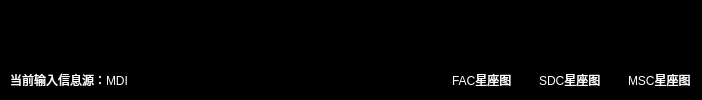
     <widget class="QFrame" name="FrameMainDisplay">
      <property name="sizePolicy">
       <sizepolicy hsizetype="Minimum" vsizetype="Minimum">
        <horstretch>0</horstretch>
        <verstretch>0</verstretch>
       </sizepolicy>
      </property>
      <property name="minimumSize">
       <size>
        <width>600</width>
        <height>0</height>
       </size>
      </property>
      <property name="palette">
       <palette>
        <active>
         <colorrole role="WindowText">
          <brush brushstyle="SolidPattern">
           <color alpha="255">
            <red>255</red>
            <green>0</green>
            <blue>0</blue>
           </color>
          </brush>
         </colorrole>
         <colorrole role="Button">
          <brush brushstyle="SolidPattern">
           <color alpha="255">
            <red>0</red>
            <green>0</green>
            <blue>0</blue>
           </color>
          </brush>
         </colorrole>
         <colorrole role="Light">
          <brush brushstyle="SolidPattern">
           <color alpha="255">
            <red>255</red>
            <green>127</green>
            <blue>127</blue>
           </color>
          </brush>
         </colorrole>
         <colorrole role="Midlight">
          <brush brushstyle="SolidPattern">
           <color alpha="255">
            <red>255</red>
            <green>63</green>
            <blue>63</blue>
           </color>
          </brush>
         </colorrole>
         <colorrole role="Dark">
          <brush brushstyle="SolidPattern">
           <color alpha="255">
            <red>127</red>
            <green>0</green>
            <blue>0</blue>
           </color>
          </brush>
         </colorrole>
         <colorrole role="Mid">
          <brush brushstyle="SolidPattern">
           <color alpha="255">
            <red>170</red>
            <green>0</green>
            <blue>0</blue>
           </color>
          </brush>
         </colorrole>
         <colorrole role="Text">
          <brush brushstyle="SolidPattern">
           <color alpha="255">
            <red>0</red>
            <green>0</green>
            <blue>0</blue>
           </color>
          </brush>
         </colorrole>
         <colorrole role="BrightText">
          <brush brushstyle="SolidPattern">
           <color alpha="255">
            <red>255</red>
            <green>255</green>
            <blue>255</blue>
           </color>
          </brush>
         </colorrole>
         <colorrole role="ButtonText">
          <brush brushstyle="SolidPattern">
           <color alpha="255">
            <red>0</red>
            <green>0</green>
            <blue>0</blue>
           </color>
          </brush>
         </colorrole>
         <colorrole role="Base">
          <brush brushstyle="SolidPattern">
           <color alpha="255">
            <red>0</red>
            <green>0</green>
            <blue>0</blue>
           </color>
          </brush>
         </colorrole>
         <colorrole role="Window">
          <brush brushstyle="SolidPattern">
           <color alpha="255">
            <red>0</red>
            <green>0</green>
            <blue>0</blue>
           </color>
          </brush>
         </colorrole>
         <colorrole role="Shadow">
          <brush brushstyle="SolidPattern">
           <color alpha="255">
            <red>0</red>
            <green>0</green>
            <blue>0</blue>
           </color>
          </brush>
         </colorrole>
         <colorrole role="Highlight">
          <brush brushstyle="SolidPattern">
           <color alpha="255">
            <red>0</red>
            <green>0</green>
            <blue>128</blue>
           </color>
          </brush>
         </colorrole>
         <colorrole role="HighlightedText">
          <brush brushstyle="SolidPattern">
           <color alpha="255">
            <red>255</red>
            <green>255</green>
            <blue>255</blue>
           </color>
          </brush>
         </colorrole>
         <colorrole role="AlternateBase">
          <brush brushstyle="SolidPattern">
           <color alpha="255">
            <red>0</red>
            <green>0</green>
            <blue>0</blue>
           </color>
          </brush>
         </colorrole>
         <colorrole role="PlaceholderText">
          <brush brushstyle="NoBrush">
           <color alpha="128">
            <red>0</red>
            <green>0</green>
            <blue>0</blue>
           </color>
          </brush>
         </colorrole>
        </active>
        <inactive>
         <colorrole role="WindowText">
          <brush brushstyle="SolidPattern">
           <color alpha="255">
            <red>255</red>
            <green>0</green>
            <blue>0</blue>
           </color>
          </brush>
         </colorrole>
         <colorrole role="Button">
          <brush brushstyle="SolidPattern">
           <color alpha="255">
            <red>0</red>
            <green>0</green>
            <blue>0</blue>
           </color>
          </brush>
         </colorrole>
         <colorrole role="Light">
          <brush brushstyle="SolidPattern">
           <color alpha="255">
            <red>255</red>
            <green>127</green>
            <blue>127</blue>
           </color>
          </brush>
         </colorrole>
         <colorrole role="Midlight">
          <brush brushstyle="SolidPattern">
           <color alpha="255">
            <red>255</red>
            <green>38</green>
            <blue>38</blue>
           </color>
          </brush>
         </colorrole>
         <colorrole role="Dark">
          <brush brushstyle="SolidPattern">
           <color alpha="255">
            <red>127</red>
            <green>0</green>
            <blue>0</blue>
           </color>
          </brush>
         </colorrole>
         <colorrole role="Mid">
          <brush brushstyle="SolidPattern">
           <color alpha="255">
            <red>170</red>
            <green>0</green>
            <blue>0</blue>
           </color>
          </brush>
         </colorrole>
         <colorrole role="Text">
          <brush brushstyle="SolidPattern">
           <color alpha="255">
            <red>0</red>
            <green>0</green>
            <blue>0</blue>
           </color>
          </brush>
         </colorrole>
         <colorrole role="BrightText">
          <brush brushstyle="SolidPattern">
           <color alpha="255">
            <red>255</red>
            <green>255</green>
            <blue>255</blue>
           </color>
          </brush>
         </colorrole>
         <colorrole role="ButtonText">
          <brush brushstyle="SolidPattern">
           <color alpha="255">
            <red>0</red>
            <green>0</green>
            <blue>0</blue>
           </color>
          </brush>
         </colorrole>
         <colorrole role="Base">
          <brush brushstyle="SolidPattern">
           <color alpha="255">
            <red>0</red>
            <green>0</green>
            <blue>0</blue>
           </color>
          </brush>
         </colorrole>
         <colorrole role="Window">
          <brush brushstyle="SolidPattern">
           <color alpha="255">
            <red>0</red>
            <green>0</green>
            <blue>0</blue>
           </color>
          </brush>
         </colorrole>
         <colorrole role="Shadow">
          <brush brushstyle="SolidPattern">
           <color alpha="255">
            <red>0</red>
            <green>0</green>
            <blue>0</blue>
           </color>
          </brush>
         </colorrole>
         <colorrole role="Highlight">
          <brush brushstyle="SolidPattern">
           <color alpha="255">
            <red>0</red>
            <green>0</green>
            <blue>128</blue>
           </color>
          </brush>
         </colorrole>
         <colorrole role="HighlightedText">
          <brush brushstyle="SolidPattern">
           <color alpha="255">
            <red>255</red>
            <green>255</green>
            <blue>255</blue>
           </color>
          </brush>
         </colorrole>
         <colorrole role="AlternateBase">
          <brush brushstyle="SolidPattern">
           <color alpha="255">
            <red>0</red>
            <green>0</green>
            <blue>0</blue>
           </color>
          </brush>
         </colorrole>
         <colorrole role="PlaceholderText">
          <brush brushstyle="NoBrush">
           <color alpha="128">
            <red>0</red>
            <green>0</green>
            <blue>0</blue>
           </color>
          </brush>
         </colorrole>
        </inactive>
        <disabled>
         <colorrole role="WindowText">
          <brush brushstyle="SolidPattern">
           <color alpha="255">
            <red>128</red>
            <green>128</green>
            <blue>128</blue>
           </color>
          </brush>
         </colorrole>
         <colorrole role="Button">
          <brush brushstyle="SolidPattern">
           <color alpha="255">
            <red>0</red>
            <green>0</green>
            <blue>0</blue>
           </color>
          </brush>
         </colorrole>
         <colorrole role="Light">
          <brush brushstyle="SolidPattern">
           <color alpha="255">
            <red>255</red>
            <green>127</green>
            <blue>127</blue>
           </color>
          </brush>
         </colorrole>
         <colorrole role="Midlight">
          <brush brushstyle="SolidPattern">
           <color alpha="255">
            <red>255</red>
            <green>38</green>
            <blue>38</blue>
           </color>
          </brush>
         </colorrole>
         <colorrole role="Dark">
          <brush brushstyle="SolidPattern">
           <color alpha="255">
            <red>127</red>
            <green>0</green>
            <blue>0</blue>
           </color>
          </brush>
         </colorrole>
         <colorrole role="Mid">
          <brush brushstyle="SolidPattern">
           <color alpha="255">
            <red>170</red>
            <green>0</green>
            <blue>0</blue>
           </color>
          </brush>
         </colorrole>
         <colorrole role="Text">
          <brush brushstyle="SolidPattern">
           <color alpha="255">
            <red>0</red>
            <green>0</green>
            <blue>0</blue>
           </color>
          </brush>
         </colorrole>
         <colorrole role="BrightText">
          <brush brushstyle="SolidPattern">
           <color alpha="255">
            <red>255</red>
            <green>255</green>
            <blue>255</blue>
           </color>
          </brush>
         </colorrole>
         <colorrole role="ButtonText">
          <brush brushstyle="SolidPattern">
           <color alpha="255">
            <red>128</red>
            <green>128</green>
            <blue>128</blue>
           </color>
          </brush>
         </colorrole>
         <colorrole role="Base">
          <brush brushstyle="SolidPattern">
           <color alpha="255">
            <red>0</red>
            <green>0</green>
            <blue>0</blue>
           </color>
          </brush>
         </colorrole>
         <colorrole role="Window">
          <brush brushstyle="SolidPattern">
           <color alpha="255">
            <red>0</red>
            <green>0</green>
            <blue>0</blue>
           </color>
          </brush>
         </colorrole>
         <colorrole role="Shadow">
          <brush brushstyle="SolidPattern">
           <color alpha="255">
            <red>0</red>
            <green>0</green>
            <blue>0</blue>
           </color>
          </brush>
         </colorrole>
         <colorrole role="Highlight">
          <brush brushstyle="SolidPattern">
           <color alpha="255">
            <red>0</red>
            <green>0</green>
            <blue>128</blue>
           </color>
          </brush>
         </colorrole>
         <colorrole role="HighlightedText">
          <brush brushstyle="SolidPattern">
           <color alpha="255">
            <red>255</red>
            <green>255</green>
            <blue>255</blue>
           </color>
          </brush>
         </colorrole>
         <colorrole role="AlternateBase">
          <brush brushstyle="SolidPattern">
           <color alpha="255">
            <red>0</red>
            <green>0</green>
            <blue>0</blue>
           </color>
          </brush>
         </colorrole>
         <colorrole role="PlaceholderText">
          <brush brushstyle="NoBrush">
           <color alpha="128">
            <red>0</red>
            <green>0</green>
            <blue>0</blue>
           </color>
          </brush>
         </colorrole>
        </disabled>
       </palette>
      </property>
      <property name="acceptDrops">
       <bool>false</bool>
      </property>
      <property name="autoFillBackground">
       <bool>false</bool>
      </property>
      <property name="styleSheet">
       <string notr="true">background-color: rgb(0, 0, 0);</string>
      </property>
      <property name="frameShape">
       <enum>QFrame::StyledPanel</enum>
      </property>
      <property name="frameShadow">
       <enum>QFrame::Raised</enum>
      </property>
      <property name="lineWidth">
       <number>1</number>
      </property>
      <layout class="QGridLayout" name="gridLayout">
       <property name="leftMargin">
        <number>0</number>
       </property>
       <property name="topMargin">
        <number>0</number>
       </property>
       <property name="rightMargin">
        <number>0</number>
       </property>
       <property name="bottomMargin">
        <number>0</number>
       </property>
       <property name="spacing">
        <number>0</number>
       </property>
       <item row="0" column="1" rowspan="2">
        <layout class="QVBoxLayout" name="_17">
         <property name="spacing">
          <number>1</number>
         </property>
         <property name="leftMargin">
          <number>0</number>
         </property>
         <property name="topMargin">
          <number>0</number>
         </property>
         <property name="rightMargin">
          <number>0</number>
         </property>
         <property name="bottomMargin">
          <number>0</number>
         </property>
         <item>
          <widget class="QwtPlot" name="plot_FS">
           <property name="sizePolicy">
            <sizepolicy hsizetype="Minimum" vsizetype="Minimum">
             <horstretch>0</horstretch>
             <verstretch>0</verstretch>
            </sizepolicy>
           </property>
           <property name="lineWidth">
            <number>0</number>
           </property>
          </widget>
         </item>
        </layout>
       </item>
       <item row="4" column="0" colspan="2">
        <widget class="QWidget" name="widget_2" native="true">
         <property name="sizePolicy">
          <sizepolicy hsizetype="Minimum" vsizetype="Maximum">
           <horstretch>0</horstretch>
           <verstretch>0</verstretch>
          </sizepolicy>
         </property>
         <property name="minimumSize">
          <size>
           <width>100</width>
           <height>0</height>
          </size>
         </property>
         <layout class="QHBoxLayout" name="horizontalLayout_4">
          <item>
           <layout class="QHBoxLayout" name="_9">
            <property name="spacing">
             <number>0</number>
            </property>
            <property name="leftMargin">
             <number>0</number>
            </property>
            <property name="topMargin">
             <number>0</number>
            </property>
            <property name="rightMargin">
             <number>0</number>
            </property>
            <property name="bottomMargin">
             <number>0</number>
            </property>
            <item>
             <widget class="QLabel" name="label_Signal_source">
              <property name="styleSheet">
               <string notr="true">color: rgb(255, 255, 255);</string>
              </property>
              <property name="text">
               <string>当前输入信息源：MDI</string>
              </property>
             </widget>
            </item>
            <item>
             <spacer name="horizontalSpacer">
              <property name="orientation">
               <enum>Qt::Horizontal</enum>
              </property>
              <property name="sizeHint" stdset="0">
               <size>
                <width>40</width>
                <height>20</height>
               </size>
              </property>
             </spacer>
            </item>
           </layout>
          </item>
          <item>
           <layout class="QHBoxLayout" name="horizontalLayout">
            <property name="sizeConstraint">
             <enum>QLayout::SetNoConstraint</enum>
            </property>
            <item>
             <widget class="QCheckBox" name="checkBox_FAC">
              <property name="styleSheet">
               <string notr="true">color: rgb(255, 255, 255);
border-color: rgb(255, 255, 255);</string>
              </property>
              <property name="text">
               <string>FAC星座图</string>
              </property>
             </widget>
            </item>
            <item>
             <widget class="QCheckBox" name="checkBox_SDC">
              <property name="styleSheet">
               <string notr="true">color: rgb(255, 255, 255);
border-color: rgb(255, 255, 255);</string>
              </property>
              <property name="text">
               <string>SDC星座图</string>
              </property>
             </widget>
            </item>
            <item>
             <widget class="QCheckBox" name="checkBox_MSC">
              <property name="styleSheet">
               <string notr="true">color: rgb(255, 255, 255);
border-color: rgb(255, 255, 255);</string>
              </property>
              <property name="text">
               <string>MSC星座图</string>
              </property>
             </widget>
            </item>
           </layout>
          </item>
         </layout>
        </widget>
       </item>
       <item row="2" column="1" rowspan="2">
        <layout class="QVBoxLayout" name="_18">
         <property name="spacing">
          <number>1</number>
         </property>
         <property name="leftMargin">
          <number>0</number>
         </property>
         <property name="topMargin">
          <number>0</number>
         </property>
         <property name="rightMargin">
          <number>0</number>
         </property>
         <property name="bottomMargin">
          <number>0</number>
         </property>
         <item>
          <widget class="QwtPlot" name="plot_xingzuo">
           <property name="sizePolicy">
            <sizepolicy hsizetype="Minimum" vsizetype="Minimum">
             <horstretch>0</horstretch>
             <verstretch>0</verstretch>
            </sizepolicy>
           </property>
           <property name="minimumSize">
            <size>
             <width>700</width>
             <height>0</height>
            </size>
           </property>
           <property name="lineWidth">
            <number>0</number>
           </property>
          </widget>
         </item>
        </layout>
       </item>
      </layout>
     </widget>
